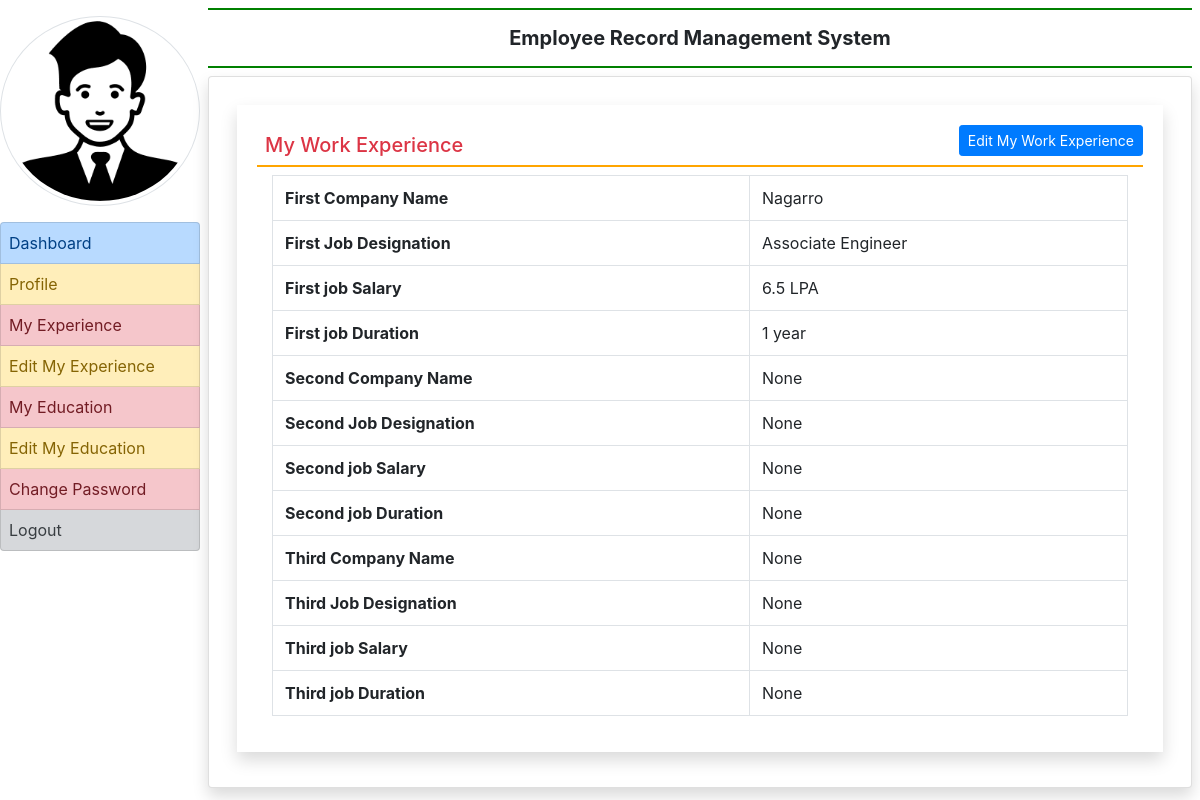
The page /myexperience (signed in) on the database its author committed.
### employee/models.py (models this page shows, shortened)
class EmployeeExperience(models.Model):
    user = models.ForeignKey(User,on_delete=models.CASCADE)
    company1name = models.CharField(max_length=100,null=True)
    company1desig = models.CharField(max_length=100,null=True)
    company1salary = models.CharField(max_length=100,null=True)
    company1duration = models.CharField(max_length=100,null=True)
    company2name = models.CharField(max_length=100,null=True)
    company2desig = models.CharField(max_length=100,null=True)
    company2salary = models.CharField(max_length=100,null=True)
    company2duration = models.CharField(max_length=100,null=True)
    company3name = models.CharField(max_length=100,null=True)
    company3desig = models.CharField(max_length=100,null=True)
    company3salary = models.CharField(max_length=100,null=True)
    company3duration = models.CharField(max_length=100,null=True)

### employee/views.py (the view)
# urls.py: path('myexperience',myexperience,name='myexperience'),
def myexperience(request):
    if not request.user.is_authenticated:
        return redirect('emp_login')
    user = request.user
    experience = EmployeeExperience.objects.get(user=user)
    return render(request,'myexperience.html',locals())

### employee/templates/myexperience.html
{% extends 'emp_base.html' %}
{% block main %}
<div class="'card shadow m-2">
    <div class="card-body">
        <a href="{% url 'edit_experience' %}" class="btn btn-primary float-right btn-sm">Edit My Work Experience</a>
        <h5 class="p-2 text-danger" style="border-bottom : 2px solid orange" >My Work Experience</h5>
        <div class="container-fluid">
            <table class="table table-bordered">
                <tr>
                    <th>First Company Name</th>
                    <td>{{experience.company1name}}</td>
                </tr>
                <tr>
                    <th>First Job Designation</th>
                    <td>{{experience.company1desig}}</td>
                </tr>
                <tr>
                    <th>First job Salary</th>
                    <td>{{experience.company1salary}}</td>
                </tr>
                <tr>
                    <th>First job Duration</th>
                    <td>{{experience.company1duration}}</td>
                </tr>
                <tr>
                    <th>Second Company Name</th>
                    <td>{{experience.company2name}}</td>
                </tr>
                <tr>
                    <th>Second Job Designation</th>
                    <td>{{experience.company2desig}}</td>
                </tr>
                <tr>
                    <th>Second job Salary</th>
                    <td>{{experience.company2salary}}</td>
                </tr>
                <tr>
                    <th>Second job Duration</th>
                    <td>{{experience.company2duration}}</td>
                </tr>
                <tr>
                    <th>Third Company Name</th>
                    <td>{{experience.company3name}}</td>
                </tr>
                <tr>
                    <th>Third  Job Designation</th>
                    <td>{{experience.company3desig}}</td>
                </tr>
                <tr>
                    <th>Third  job Salary</th>
                    <td>{{experience.company3salary}}</td>
                </tr>
                <tr>
                    <th>Third  job Duration</th>
                    <td>{{experience.company3duration}}</td>
                </tr>
            </table>
        </div>
    </div>
</div>
{% endblock %}

### employee/templates/emp_base.html (shortened to what this page needs)
{% load static %}
<html>
<head>
<link rel="stylesheet" href="https://cdn.jsdelivr.net/npm/bootstrap@4.6.1/dist/css/bootstrap.min.css">
<link rel="stylesheet" href="https://use.fontawesome.com/releases/v5.7.0/css/all.css">
</head>
<body>
    <div class="container-fluid">
        <div class="row">
            <div class="col-sm-2 p-0">
                <center><img src="{% static 'images/icon.png' %}" width="'100" height="100" class="img-thumbnail rounded-circle my-3"></center>
                <div class="list-group">
                    <a href="{% url 'emp_home' %}" class="list-group-item list-group-item-primary list-group-item-action {% if request.path == '/emp_home/' %} active {% endif %}">Dashboard</a>
                    <a href="{% url 'profile' %}" class="list-group-item list-group-item-warning list-group-item-action {% if request.path == '/profile/' %} active {% endif %}">Profile</a>
                    <a href="{% url 'myexperience' %}" class="list-group-item list-group-item-danger list-group-item-action {% if request.path == '/myexperience/' %} active {% endif %}">My Experience</a>
                    <a href="{% url 'edit_experience' %}" class="list-group-item list-group-item-warning list-group-item-action {% if request.path == '/edit_experience/' %} active {% endif %} ">Edit My Experience</a>
                    <a href="{% url 'my_education' %}" class="list-group-item list-group-item-danger list-group-item-action {% if request.path == '/my_education/' %} active {% endif %}">My Education</a>
                    <a href="{% url 'edit_myeducation' %}" class="list-group-item list-group-item-warning list-group-item-action {% if request.path == '/edit_myeducation/' %} active {% endif %}">Edit My Education</a>
                    <a href="{% url 'change_password' %}" class="list-group-item list-group-item-danger list-group-item-action {% if request.path == '/change_password/' %} active {% endif %}">Change Password</a>
                    <a href="{% url 'logout' %}" class="list-group-item list-group-item-secondary list-group-item-action">Logout</a>
                </div>
            </div>
            <div class="col-sm-10 p-0">
                <div class="container-fluid p-2">
                    <h5 class="text-center p-3 font-weight-bold" style="border-bottom:2px solid green ;border-top:2px solid green ;">Employee Record Management System</h5>
                    <div class="card shadow" style="min-height: 89vh;">
                        <div class="card-body">
                            {% block main %}
                            {% endblock %}
                        </div>
                    </div>
                </div>
            </div>
        </div>
    </div>
</body>
</html>

### employee/templates/emp_base.html (style rules this page uses)
.list-group-item { padding: 8px !important; }

### rows shown on the page
EmployeeExperience: company1name "Nagarro", company1desig "Associate Engineer", company1salary "6.5 LPA", company1duration "1 year", company2name "None", company2desig "None", company2salary "None", company2duration "None", company3name "None", company3desig "None", company3salary "None", company3duration "None"
